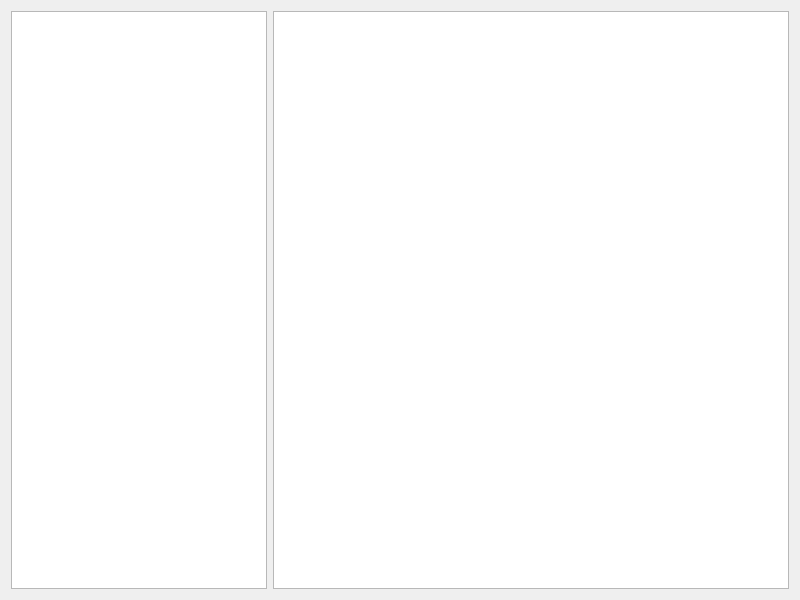
<?xml version="1.0" encoding="UTF-8"?>
<ui version="4.0">
 <class>MainWidget</class>
 <widget class="QWidget" name="MainWidget">
  <property name="geometry">
   <rect>
    <x>0</x>
    <y>0</y>
    <width>800</width>
    <height>600</height>
   </rect>
  </property>
  <property name="windowTitle">
   <string>MainWidget</string>
  </property>
  <layout class="QHBoxLayout" name="horizontalLayout" stretch="0,1">
   <item>
    <widget class="FiltersListWidget" name="treeWidget">
     <attribute name="headerVisible">
      <bool>false</bool>
     </attribute>
     <column>
      <property name="text">
       <string notr="true">1</string>
      </property>
     </column>
    </widget>
   </item>
   <item>
    <widget class="ComposerWidget" name="graphicsView"/>
   </item>
  </layout>
 </widget>
 <layoutdefault spacing="6" margin="11"/>
 <customwidgets>
  <customwidget>
   <class>ComposerWidget</class>
   <extends>QGraphicsView</extends>
   <header>composerwidget.h</header>
  </customwidget>
  <customwidget>
   <class>FiltersListWidget</class>
   <extends>QTreeWidget</extends>
   <header>filterslistwidget.h</header>
  </customwidget>
 </customwidgets>
 <resources/>
 <connections/>
</ui>
